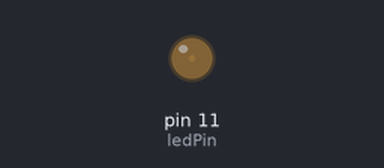
This sketch was run on a simulated Arduino Uno, built with avr-gcc and run on an emulated ATmega328P. Parts: output pins drawn as LEDs (lit = HIGH).

Above: at 0.05 s.
At 1.05 s:
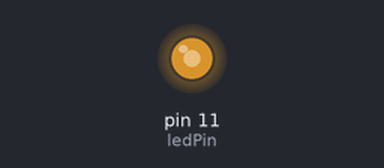
At 2.1 s:
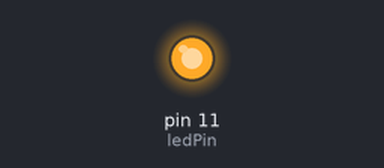
At 4.2 s:
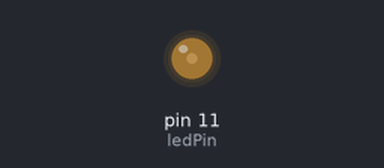
Timing chart, 0 to 5.9 s (numbered marks = the images above):
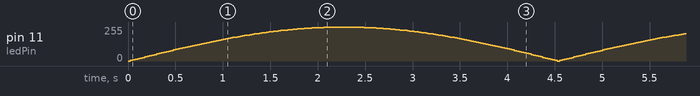

The sketch:

pulsatingLamp.ino
```cpp
byte ledPin = 11;
float sinVal;
int ledVal;

void setup(){
    pinMode(ledPin, OUTPUT);
}
void loop(){
    for(int x=0; x<180; x++){
        sinVal = (sin(x*(3.1412/180)));
        ledVal = int(sinVal*255);
        analogWrite(ledPin, ledVal);
        delay(25);
    }
}
```
